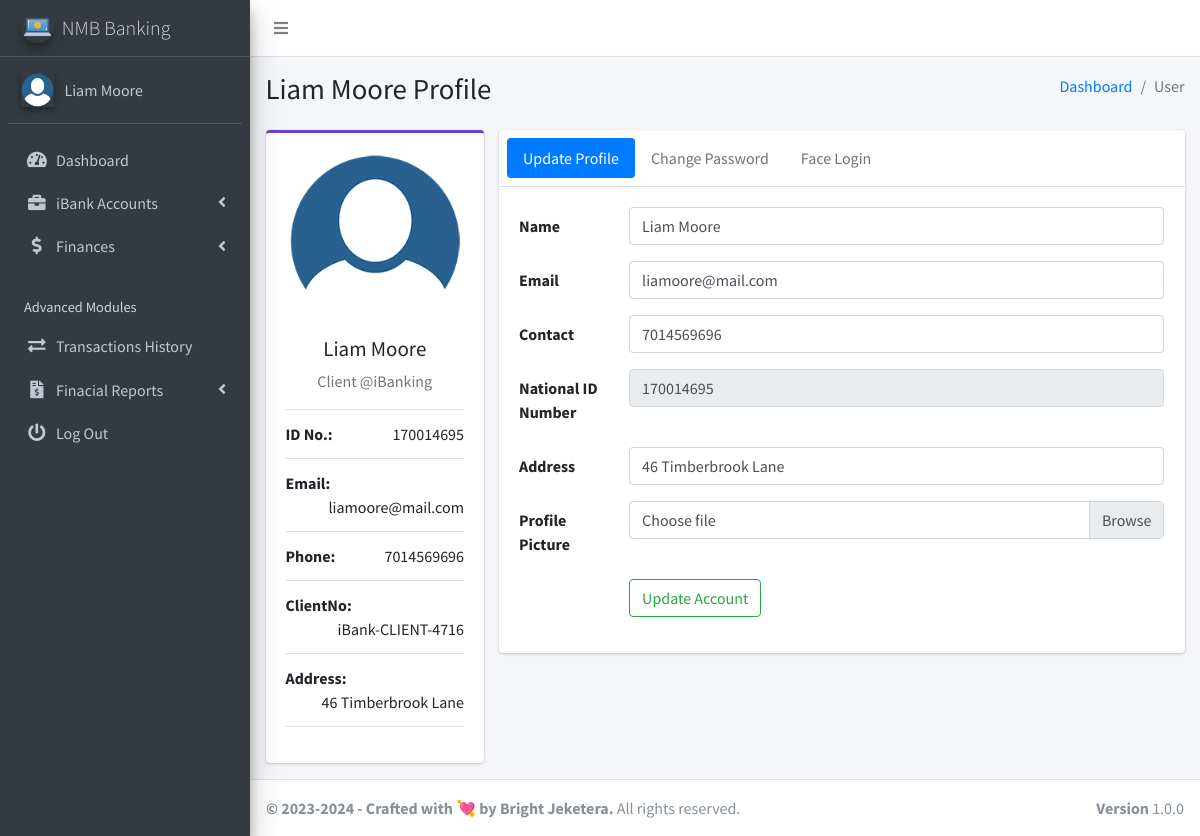
/client/pages_account.php (signed in), run on the app's committed database.
### tables this page shows
CREATE TABLE `ib_systemsettings` (
  `id` int(20) NOT NULL,
  `sys_name` longtext NOT NULL,
  `sys_tagline` longtext NOT NULL,
  `sys_logo` varchar(200) NOT NULL
);

CREATE TABLE `ib_clients` (
  `client_id` int(11) NOT NULL,
  `name` varchar(200) NOT NULL,
  `national_id` varchar(200) NOT NULL,
  `phone` varchar(200) NOT NULL,
  `address` varchar(200) NOT NULL,
  `email` varchar(200) UNIQUE NOT NULL ,
  `password` varchar(200) NOT NULL,
  `profile_pic` varchar(200),
  `face_login_token` varchar(200),
  `acc_token` varchar(200),
  `client_number` varchar(200) NOT NULL,
  `last_login_ip` varchar(200) NOT NULL,
  `last_login_agent` varchar(200) NOT NULL,
  `last_login_attempts` int default 0
);

### client/pages_account.php (the view, shortened to what this page needs)
<?php
include('conf/config.php');
?>
<!DOCTYPE html>
<html>
<?php include("dist/_partials/head.php"); ?>
<body class="hold-transition sidebar-mini layout-fixed layout-navbar-fixed ">
    <div class="wrapper">
        <?php include("dist/_partials/nav.php"); ?>
        <?php include("dist/_partials/sidebar.php"); ?>
        <div class="content-wrapper">
            <?php
            $client_id = $_SESSION['client_id'];
            $ret = "SELECT * FROM  ib_clients  WHERE client_id = ? ";
            $stmt = $mysqli->prepare($ret);
            $stmt->bind_param('s', $client_id);
            $stmt->execute();
            $res = $stmt->get_result();
            while ($row = $res->fetch_object()) {
                if ($row->profile_pic == '') {
                    $profile_picture = "
                        <img class='img-fluid'
                        src='../admin/dist/img/user_icon.png'
                        alt='User profile picture'>
                        ";
                } else {
                    $profile_picture = "
                        <img class=' img-fluid'
                        src='../admin/dist/img/$row->profile_pic'
                        alt='User profile picture'>
                        ";
                }
            ?>
                <section class="content-header">
                    <div class="container-fluid">
                        <div class="row mb-2">
                            <div class="col-sm-6">
                                <h1><?php echo $row->name; ?> Profile</h1>
                            </div>
                            <div class="col-sm-6">
                                <ol class="breadcrumb float-sm-right">
                                    <li class="breadcrumb-item"><a href="pages_dashboard.php">Dashboard</a></li>
                                    <li class="breadcrumb-item active">User</li>
                                </ol>
                            </div>
                        </div>
                    </div>
                </section>
                <section class="content">
                    <div class="container-fluid">
                        <div class="row">
                            <div class="col-md-3">
                                <div class="card card-purple card-outline">
                                    <div class="card-body box-profile">
                                        <div class="text-center">
                                            <?php echo $profile_picture; ?>
                                        </div>
                                        <h3 class="profile-username text-center"><?php echo $row->name; ?></h3>
                                        <p class="text-muted text-center">Client @iBanking </p>
                                        <ul class="list-group list-group-unbordered mb-3">
                                            <li class="list-group-item">
                                                <b>ID No.: </b> <a class="float-right"><?php echo $row->national_id; ?></a>
                                            </li>
                                            <li class="list-group-item">
                                                <b>Email: </b> <a class="float-right"><?php echo $row->email; ?></a>
                                            </li>
                                            <li class="list-group-item">
                                                <b>Phone: </b> <a class="float-right"><?php echo $row->phone; ?></a>
                                            </li>
                                            <li class="list-group-item">
                                                <b>ClientNo: </b> <a class="float-right"><?php echo $row->client_number; ?></a>
                                            </li>
                                            <li class="list-group-item">
                                                <b>Address: </b> <a class="float-right"><?php echo $row->address; ?></a>
                                            </li>
                                        </ul>
                                    </div>
                                </div>
                            </div>
                            <div class="col-md-9">
                                <div class="card">
                                    <div class="card-header p-2">
                                        <ul class="nav nav-pills">
                                            <li class="nav-item"><a class="nav-link active" href="#update_Profile" data-toggle="tab">Update Profile</a></li>
                                            <li class="nav-item"><a class="nav-link" href="#Change_Password" data-toggle="tab">Change Password</a></li>
                                            <li class="nav-item"><a class="nav-link" href="#Face_Login" data-toggle="tab">Face Login</a></li>
                                        </ul>
                                    </div>
                                    <div class="card-body">
                                        <div class="tab-content">
                                            <div class="tab-pane active" id="update_Profile">
                                                <form method="post" enctype="multipart/form-data" class="form-horizontal">
                                                    <div class="form-group row">
                                                        <label for="inputName" class="col-sm-2 col-form-label">Name</label>
                                                        <div class="col-sm-10">
                                                            <input type="text" name="name" required class="form-control" value="<?php echo $row->name; ?>" id="inputName">
                                                        </div>
                                                    </div>
                                                    <div class="form-group row">
                                                        <label for="inputEmail" class="col-sm-2 col-form-label">Email</label>
                                                        <div class="col-sm-10">
                                                            <input type="email" name="email" required value="<?php echo $row->email; ?>" class="form-control" id="inputEmail">
                                                        </div>
                                                    </div>
                                                    <div class="form-group row">
                                                        <label for="inputName2" class="col-sm-2 col-form-label">Contact</label>
                                                        <div class="col-sm-10">
                                                            <input type="text" class="form-control" required name="phone" value="<?php echo $row->phone; ?>" id="inputName2">
                                                        </div>
                                                    </div>
                                                    <div class="form-group row">
                                                        <label for="inputName2" class="col-sm-2 col-form-label">National ID Number</label>
                                                        <div class="col-sm-10">
                                                            <input type="text" class="form-control" required readonly name="national_id" value="<?php echo $row->national_id; ?>" id="inputName2">
                                                        </div>
                                                    </div>
                                                    <div class="form-group row">
                                                        <label for="inputName2" class="col-sm-2 col-form-label">Address</label>
                                                        <div class="col-sm-10">
                                                            <input type="text" class="form-control" required name="address" value="<?php echo $row->address; ?>" id="inputName2">
                                                        </div>
                                                    </div>
                                                    <div class="form-group row">
                                                        <label for="inputName2" class="col-sm-2 col-form-label">Profile Picture</label>
                                                        <div class="input-group col-sm-10">
                                                            <div class="custom-file">
                                                                <label class="custom-file-label  col-form-label" for="exampleInputFile">Choose file</label>
                                                            </div>
                                                        </div>
                                                    </div>
                                                    <div class="form-group row">
                                                        <div class="offset-sm-2 col-sm-10">
                                                            <button name="update_client_account" type="submit" class="btn btn-outline-success">Update Account</button>
                                                        </div>
                                                    </div>
                                                </form>
                                            </div>
                                        </div>
                                    </div>
                                </div>
                            </div>
                        </div>
                    </div>
                </section>
            <?php } ?>
        </div>
        <?php include("dist/_partials/footer.php"); ?>
    </div>
</body>
</html>

### client/dist/_partials/sidebar.php (shortened to what this page needs)
<aside class="main-sidebar sidebar-dark-primary elevation-4">
  <?php
  $client_id = $_SESSION['client_id'];
  $ret = "SELECT * FROM  ib_clients  WHERE client_id = ? ";
  $stmt = $mysqli->prepare($ret);
  $stmt->bind_param('i', $client_id);
  $stmt->execute();
  $res = $stmt->get_result();
  while ($row = $res->fetch_object()) {
    if ($row->profile_pic == '') {
      $profile_picture = "<img src='../admin/dist/img/user_icon.png' class=' elevation-2' alt='User Image'>
                ";
    } else {
      $profile_picture = "<img src='../admin/dist/img/$row->profile_pic' class='elevation-2' alt='User Image'>
                ";
    }
    $ret = "SELECT * FROM `ib_systemsettings` ";
    $stmt = $mysqli->prepare($ret);
    $stmt->execute();
    $res = $stmt->get_result();
    while ($sys = $res->fetch_object()) {
  ?>
      <a href="pages_dashboard.php" class="brand-link">
        <img src="../admin/dist/img/<?php echo $sys->sys_logo;?>" alt="iBanking Logo" class="brand-image img-circle elevation-3" style="opacity: .8">
        <span class="brand-text font-weight-light"><?php echo $sys->sys_name;?></span>
      </a>
      <div class="sidebar">
        <div class="user-panel mt-3 pb-3 mb-3 d-flex">
          <div class="image">
            <?php echo $profile_picture; ?>
          </div>
          <div class="info">
            <a href="/client/pages_account.php" class="d-block"><?php echo $row->name; ?></a>
          </div>
        </div>
        <nav class="mt-2">
          <ul class="nav nav-pills nav-sidebar flex-column" data-widget="treeview" role="menu" data-accordion="false">
            <li class="nav-item has-treeview">
              <a href="pages_dashboard.php" class="nav-link">
                <i class="nav-icon fas fa-tachometer-alt"></i>
                <p>
                  Dashboard
                </p>
              </a>
            </li>
            <li class="nav-item has-treeview">
              <a href="#" class="nav-link">
                <i class="nav-icon fas fa-briefcase"></i>
                <p>
                  iBank Accounts
                  <i class="fas fa-angle-left right"></i>
                </p>
              </a>
            </li>
            <li class="nav-item has-treeview">
              <a href="#" class="nav-link">
                <i class="nav-icon fas fa-dollar-sign"></i>
                <p>
                  Finances
                  <i class="fas fa-angle-left right"></i>
                </p>
              </a>
            </li>
            <li class="nav-header">Advanced Modules</li>
            <li class="nav-item">
              <a href="pages_transactions_engine.php" class="nav-link">
                <i class="nav-icon fas fa-exchange-alt"></i>
                <p>
                  Transactions History
                </p>
              </a>
            </li>
            <li class="nav-item has-treeview">
              <a href="#" class="nav-link">
                <i class="nav-icon fas fa-file-invoice-dollar"></i>
                <p>
                  Finacial Reports
                  <i class="fas fa-angle-left right"></i>
                </p>
              </a>
            </li>
            <li class="nav-item">
              <a href="pages_logout.php" class="nav-link">
                <i class="nav-icon fas fa-power-off"></i>
                <p>
                  Log Out
                </p>
              </a>
            </li>
          </ul>
        </nav>
      </div>
</aside>
<?php
    }
  } ?>

### client/dist/_partials/footer.php
<?php
$ret = "SELECT * FROM `ib_systemsettings` ";
$stmt = $mysqli->prepare($ret);
$stmt->execute();
$res = $stmt->get_result();
while ($sys = $res->fetch_object()) {
?>
  <footer class="main-footer">
    <strong>&copy; 2023-<?php echo date('Y'); ?> - Crafted with 💘 by Bright Jeketera.</strong>
    All rights reserved.
    <div class="float-right d-none d-sm-inline-block">
      <b>Version</b> 1.0.0
    </div>
  </footer>
<?php } ?>

### data on the page
ib_clients: name "Liam Moore", profile_pic (picture), national "170014695", email "liamoore@mail.com", phone "7014569696", client_number "iBank-CLIENT-4716", address "46 Timberbrook Lane", national_id "170014695"
ib_systemsettings: sys_logo (picture), sys_name "NMB Banking", ib_clients.profile_pic (picture)
